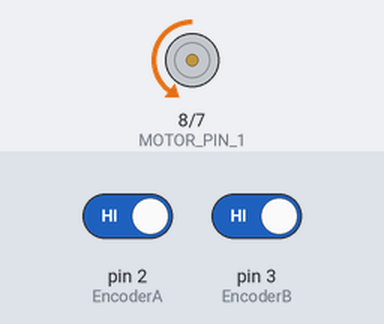
This sketch was run on a simulated Arduino Uno, built with avr-gcc and run on an emulated ATmega328P. Shown: motor-driver pin pairs drawn as motors (green arrow = first pin HIGH = forward, orange = second pin HIGH = backward, longer = more drive, scaled by the enable pin). Inputs (shaded band) come from the test bench; at power-on: pin 2 (EncoderA) HIGH, pin 3 (EncoderB) HIGH. What the sketch prints to the serial monitor is not drawn.

Above: at 1.5 s.
At 4.4 s:
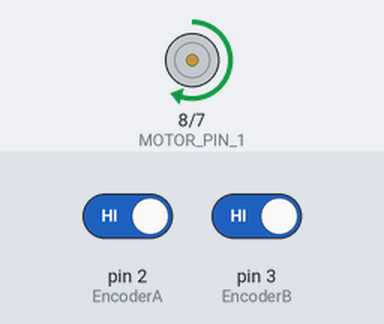
Timing chart, 0 to 8.0 s (numbered marks = the images above):
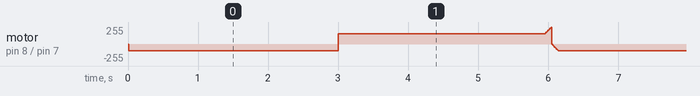

The sketch:

wk12_lab_ex3.ino
```cpp
#define EncoderB 3
#define EncoderA 2
#define MOTOR_PIN_1 8
#define MOTOR_PIN_2 7
#define MOTOR_PWM 6
#include <EEPROM.h>
#define SW1 5
#define SW2 4

unsigned long preMilli = 0;
unsigned long state = LOW;
int speedMotor = 100;
int typespeed = 0;
int motorspeed = 0;
float Kp = 0.2;
float Ki = 0.1;
int errorI = 0;
int currentMotorState = 0;
String buff;
int encoderCount = 0;

void setup()
{
  pinMode(EncoderB, INPUT_PULLUP);
  pinMode(EncoderA, INPUT_PULLUP);
  pinMode(SW1, INPUT_PULLUP);
  pinMode(SW2, INPUT_PULLUP);
  pinMode(MOTOR_PIN_1, OUTPUT);
  pinMode(MOTOR_PIN_2, OUTPUT);
  pinMode(MOTOR_PWM, OUTPUT);
  Serial.begin(9600);

  timer_initial(300);

  attachInterrupt(digitalPinToInterrupt(EncoderA),
                  ChannelA,RISING);
  attachInterrupt(digitalPinToInterrupt(EncoderB),
                  ChannelB,RISING);
}

void loop()
{
  typespeed = 100;
  int error = typespeed - motorspeed;
  int pid = Kp*(float)(error) + Ki*(float)(errorI);
  errorI += error;
  setSpeed(pid);

  Serial.print(typespeed);
  Serial.print(" | ");
  Serial.println(motorspeed);
}

void SerialEvent()
{
  if (Serial.available() > 0)
  {
    char inByte = Serial.read();
    if(inByte == 's' && currentMotorState == 0)
    {
      currentMotorState = 1;
      buff = " ";
    }
    if(inByte == '-'&& currentMotorState == 1)
    {
      buff += inByte;
    }
    if(('0'<= inByte) && (inByte <= '9') && (currentMotorState == 1))
    {
      buff += inByte;
    }
    if((inByte == 'n') && (currentMotorState == 1))
    {
      typespeed = buff.toInt();
      currentMotorState = 0;
     }
  }
}
void moveForward(int velo)
{
  digitalWrite(MOTOR_PIN_1, LOW);
  digitalWrite(MOTOR_PIN_2, HIGH);
  analogWrite(MOTOR_PWM, velo);
}

void moveBackward(int velo)
{
  digitalWrite(MOTOR_PIN_1, HIGH);
  digitalWrite(MOTOR_PIN_2, LOW);
  analogWrite(MOTOR_PWM, velo);
}

void setSpeed(int i)
{
  if(i > 100)
    i=100;
  if(i < -100)
    i=-100;
  if(i > 0){
    moveForward(i);
  }
  if(i < 0){
    int vv = i*(-1);
    moveBackward(i);
  }
}

void timer_initial(int period)
{
  noInterrupts();
  TCCR1A = 0;
  TCCR1B = 0;
  TCNT1 = 0;
  OCR1A = (16000000.0/(256.0*100.0))*period - 1;
  TCCR1B |= (1 << WGM12);
  TCCR1B |= (1 << CS12) | (0 << CS11) | (0 << CS10);
  TIMSK1 |= (1 << TOIE1);
  interrupts();
}


void ChannelA()
{
  if (digitalRead(EncoderA) == 1
      && digitalRead(EncoderB) == 0)
  {
    encoderCount++;
    //encoderDir = 0;
  }
}
void ChannelB()
{
  if (digitalRead(EncoderA) == 0
      && digitalRead(EncoderB) == 1)
  {
    encoderCount--;
    //encoderDir = 1;
  }
}
```
